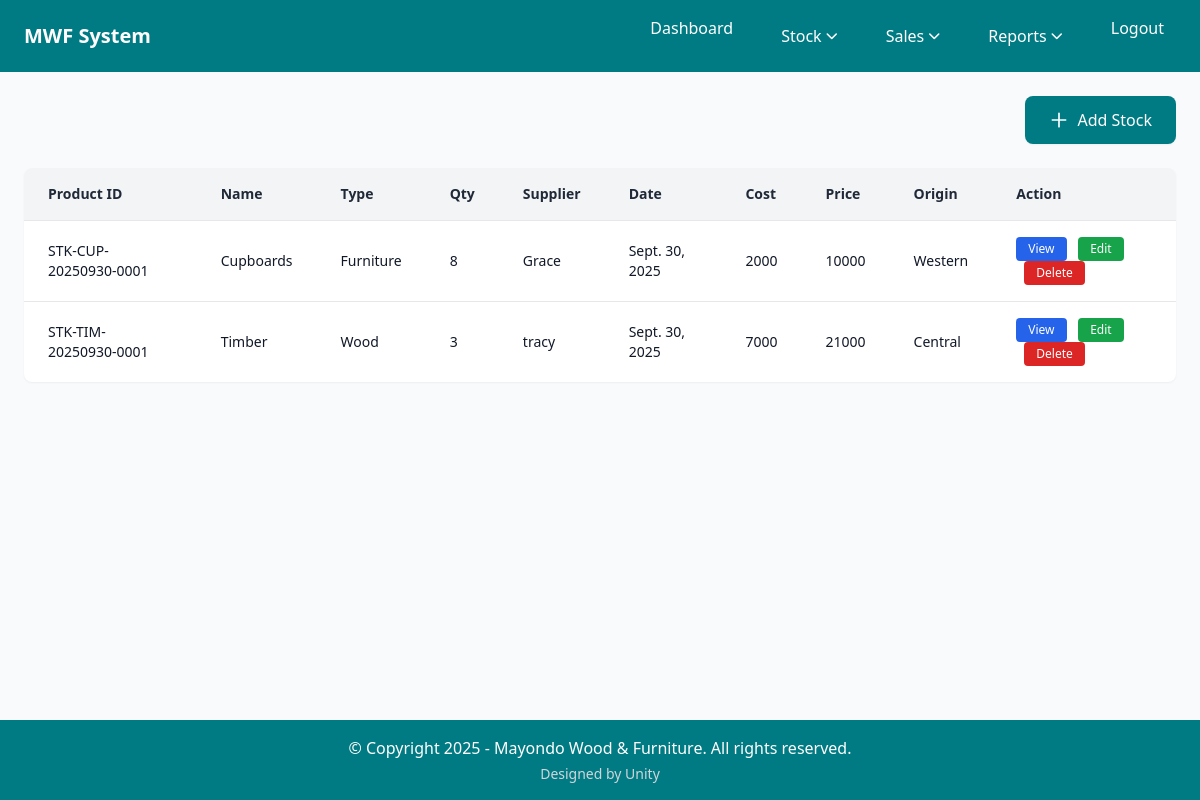
Before: /stockRecord/ (signed in) with the older database file.
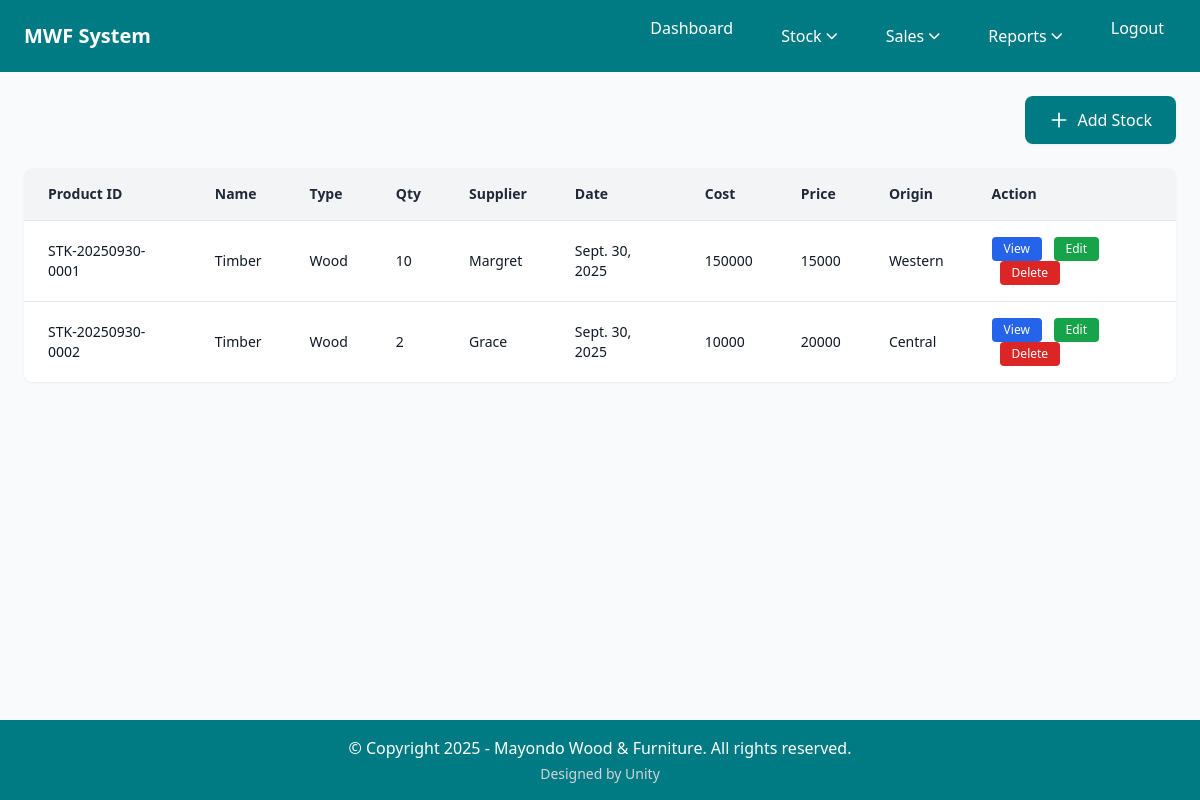
After: the same page with the newer database file.
### home/models.py (models this page shows, shortened)
class Stock(models.Model):
    CUSTOMER_CHOICES = [('Timber', 'Timber'), ('Sofa', 'Sofa'),('Tables','Tables'),('Cupboards','Cupboards'),('Drawer','Drawer'),('Poles','Poles')]
    PRODUCT_TYPE_CHOICES = [('Wood', 'Wood'), ('Furniture', 'Furniture')]
    ORIGIN_CHOICES = [('Western', 'Western'), ('Central', 'Central'), ('Eastern', 'Eastern')]
    product_id = models.CharField(max_length=50, blank=True, unique=True)  # Auto-generated unique identifier
    product_ref = models.ForeignKey(Product, on_delete=models.PROTECT, null=True, blank=True,
                                   help_text="Select product from catalog")
    date = models.DateField()  # Date when item was added to inventory
    product_name = models.TextField(choices=CUSTOMER_CHOICES, null=True, blank=True)  # Product category
    product_type = models.CharField(max_length=20, choices=PRODUCT_TYPE_CHOICES, null=True, blank=True)  # Specific type within category
    quantity = models.IntegerField()  # Number of items available
    supplier_name = models.CharField(max_length=100)  # Who supplied this product
    cost = models.CharField()  # Total cost price
    price = models.CharField()  # Unit selling price
    origin = models.CharField(max_length=20, choices=ORIGIN_CHOICES)  # Where the product came from

### home/views.py (the view)
# urls.py: path('stockRecord/', stockRecord, name='stockRecord'), # View all stock
@login_required
@user_passes_test(is_employee_or_manager)
def stockRecord(request):
    all_Stocks = Stock.objects.all()
    context = {
        "Stocks" : all_Stocks
    }
    return render(request, 'stock.html', context)

### home/context_processors.py (called while the page is built)
def user_roles(request):
    context = {
        'is_manager': False,
        'is_employee': False,
    }
    if request.user.is_authenticated:
        context['is_manager'] = request.user.groups.filter(name="Manager").exists()
        context['is_employee'] = request.user.groups.filter(name="Employee").exists()
    return context

### home/views.py (called while the page is built)
def is_employee_or_manager(user):
    return user.is_authenticated and user.groups.filter(name__in=['Manager', 'Employee']).exists()

### home/templates/stock.html (shortened to what this page needs)
{% extends 'base.html' %}
{% block content %}
      <div class="flex justify-end mb-6">
        <a href="/addStock/" class="inline-flex items-center px-6 py-3 bg-cordes-dark text-white font-medium rounded-lg hover:bg-cordes-blue transition-colors duration-300 shadow-sm">
          <svg class="w-5 h-5 mr-2" fill="none" stroke="currentColor" viewBox="0 0 24 24">
            <path stroke-linecap="round" stroke-linejoin="round" stroke-width="2" d="M12 4v16m8-8H4"></path>
          </svg>
          Add Stock
        </a>
      </div>
      <section class="bg-white rounded-lg shadow-sm overflow-hidden">
        <table class="w-full border-collapse">
        <thead class="bg-gray-100">
          <tr>
            <th class="px-6 py-4 text-left text-sm font-semibold text-gray-800 border-b border-gray-200">Product ID</th>
            <th class="px-6 py-4 text-left text-sm font-semibold text-gray-800 border-b border-gray-200">Name</th>
            <th class="px-6 py-4 text-left text-sm font-semibold text-gray-800 border-b border-gray-200">Type</th>
            <th class="px-6 py-4 text-left text-sm font-semibold text-gray-800 border-b border-gray-200">Qty</th>
            <th class="px-6 py-4 text-left text-sm font-semibold text-gray-800 border-b border-gray-200">Supplier</th>
            <th class="px-6 py-4 text-left text-sm font-semibold text-gray-800 border-b border-gray-200">Date</th>
            <th class="px-6 py-4 text-left text-sm font-semibold text-gray-800 border-b border-gray-200">Cost</th>
            <th class="px-6 py-4 text-left text-sm font-semibold text-gray-800 border-b border-gray-200">Price</th>
            <th class="px-6 py-4 text-left text-sm font-semibold text-gray-800 border-b border-gray-200">Origin</th>
            <th class="px-6 py-4 text-left text-sm font-semibold text-gray-800 border-b border-gray-200">Action</th>
          </tr>
        </thead>
        <tbody class="divide-y divide-gray-200">
          {% for item in Stocks %}
          <tr class="hover:bg-gray-50 transition-colors duration-150">
            <td class="px-6 py-4 text-sm text-gray-900">{{ item.product_id }}</td>
            <td class="px-6 py-4 text-sm text-gray-900">{{ item.product_name }}</td>
            <td class="px-6 py-4 text-sm text-gray-900">{{ item.product_type }}</td>
            <td class="px-6 py-4 text-sm text-gray-900">{{ item.quantity }}</td>
            <td class="px-6 py-4 text-sm text-gray-900">{{ item.supplier_name }}</td>
            <td class="px-6 py-4 text-sm text-gray-900">{{ item.date }}</td>
            <td class="px-6 py-4 text-sm text-gray-900">{{ item.cost }}</td>
            <td class="px-6 py-4 text-sm text-gray-900">{{ item.price }}</td>
            <td class="px-6 py-4 text-sm text-gray-900">{{ item.origin }}</td>
            <td class="px-6 py-4 text-sm space-x-2">
              <a href="/viewStock/{{ item.id }}/" class="inline-block px-3 py-1 bg-blue-600 text-white text-xs rounded hover:bg-blue-700 transition-colors">View</a>
              <a href="/editStock/{{ item.id }}/" class="inline-block px-3 py-1 bg-green-600 text-white text-xs rounded hover:bg-green-700 transition-colors">Edit</a>
              <button onclick="openDeleteModal('{{ item.id }}', '{{ item.product_name }}', '{{ item.product_id }}')" class="px-3 py-1 bg-red-600 text-white text-xs rounded hover:bg-red-700 transition-colors">Delete</button>
            </td>
          </tr>
          {% empty %}
          <tr>
            <td colspan="10" class="px-6 py-8 text-center text-gray-500">No stock records yet. <a href="/addStock/" class="text-cordes-dark hover:underline">Add one</a></td>
          </tr>
          {% endfor %}
        </tbody>
      </table>
    </section>
{% endblock %}

### home/templates/base.html (shortened to what this page needs)
{% load static %}
<!DOCTYPE html>
<html lang="en">
<head>
    <link rel="stylesheet" href="https://cdnjs.cloudflare.com/ajax/libs/font-awesome/6.4.0/css/all.min.css">
    <script src="https://cdn.tailwindcss.com"></script>
</head>
<body class="bg-gray-50 min-h-screen flex flex-col">
 <header class="bg-cordes-dark text-white px-6 py-4 flex justify-between items-center flex-wrap">
  <div class="logo">
    <h1 class="text-xl font-bold">MWF System</h1>
  </div>
  <nav role="navigation" aria-label="Main navigation">
    <ul class="flex space-x-6 list-none m-0 p-0">
      <li><a href="/dashboard/" class="px-3 py-2 rounded-md font-medium hover:bg-cordes-blue transition-colors duration-300 no-underline text-white">Dashboard</a></li>
      <li class="relative">
        <button onclick="toggleHeaderDropdown('header-stock-dropdown')" class="flex items-center px-3 py-2 rounded-md font-medium hover:bg-cordes-blue transition-colors duration-300 no-underline text-white">
          Stock
          <i class="fas fa-chevron-down ml-1 text-xs transition-transform duration-200" id="header-stock-dropdown-icon"></i>
        </button>
      </li>
      <li class="relative">
        <button onclick="toggleHeaderDropdown('header-sales-dropdown')" class="flex items-center px-3 py-2 rounded-md font-medium hover:bg-cordes-blue transition-colors duration-300 no-underline text-white">
          Sales
          <i class="fas fa-chevron-down ml-1 text-xs transition-transform duration-200" id="header-sales-dropdown-icon"></i>
        </button>
      </li>
      {% if is_manager %}
      <li class="relative">
        <button onclick="toggleHeaderDropdown('header-reports-dropdown')" class="flex items-center px-3 py-2 rounded-md font-medium hover:bg-cordes-blue transition-colors duration-300 no-underline text-white">
          Reports
          <i class="fas fa-chevron-down ml-1 text-xs transition-transform duration-200" id="header-reports-dropdown-icon"></i>
        </button>
      </li>
      {% endif %}
      <li><a href="/logout/" class="px-3 py-2 rounded-md font-medium hover:bg-cordes-blue transition-colors duration-300 no-underline text-white">Logout</a></li>
    </ul>
  </nav>
</header>
<main id="main-content" class="flex-1 max-w-7xl mx-auto p-6 w-full" role="main">
    {% block content %}{% endblock %}
</main>
<footer class="bg-cordes-dark text-white text-center py-4 mt-auto" role="contentinfo">
    <p class="m-0">&copy; Copyright 2025 - Mayondo Wood & Furniture. All rights reserved.</p>
    <p class="text-sm text-gray-300 mt-1">Designed by Unity</p>
</footer>
</body>
</html>

Changed rows visible on the page:
removed Stock: product_id "STK-CUP-20250930-0001", product_name "Cupboards", product_type "Furniture", quantity "8", supplier_name "Grace", date "Sept. 30, 2025", cost "2000", price "10000", origin "Western"
removed Stock: product_id "STK-TIM-20250930-0001", product_name "Timber", product_type "Wood", quantity "3", supplier_name "tracy", date "Sept. 30, 2025", cost "7000", price "21000", origin "Central"
added Stock: product_id "STK-20250930-0001", product_name "Timber", product_type "Wood", quantity "10", supplier_name "Margret", date "Sept. 30, 2025", cost "150000", price "15000", origin "Western"
added Stock: product_id "STK-20250930-0002", product_name "Timber", product_type "Wood", quantity "2", supplier_name "Grace", date "Sept. 30, 2025", cost "10000", price "20000", origin "Central"
